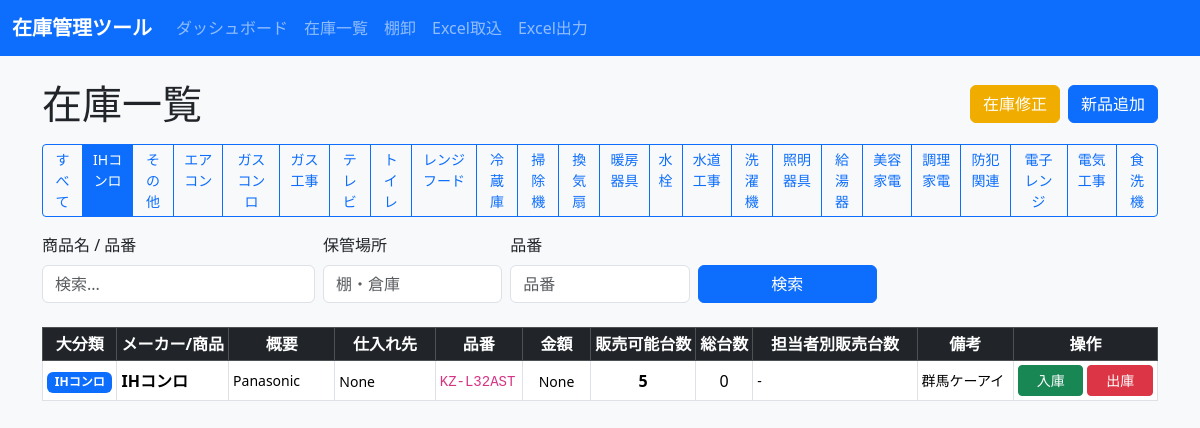
/inventory?big_category=IHコンロ&q=&sku=&location=, run on an earlier commit of the app's database.
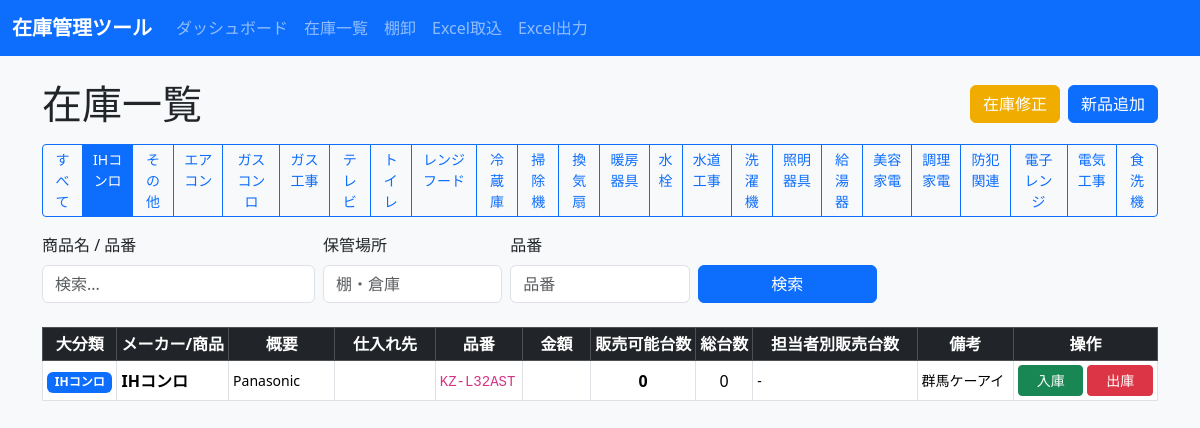
And on a later commit of the database.
### tables this page shows
CREATE TABLE products (
            id INTEGER PRIMARY KEY AUTOINCREMENT,
            source_sheet TEXT,
            source_row INTEGER,
            big_category TEXT,
            maker_or_product TEXT,
            overview TEXT,
            sku TEXT NOT NULL,
            stock_status TEXT,
            display_flag TEXT,
            available_stock INTEGER NOT NULL DEFAULT 0,
            total_stock INTEGER NOT NULL DEFAULT 0,
            reorder_point INTEGER NOT NULL DEFAULT 0,
            staff_stock_json TEXT,
            notes TEXT,
            imported_at TEXT,
            current_stock INTEGER NOT NULL DEFAULT 0,
            name TEXT NOT NULL,
            category TEXT,
            location TEXT,
            last_in_date TEXT,
            last_out_date TEXT,
            created_at TEXT NOT NULL,
            updated_at TEXT NOT NULL
        , supplier TEXT, amount TEXT);

### inventory_app/app.py (the view)
@app.route("/inventory")
def inventory():
    params = parse_search_args()
    edit_mode = request.args.get("edit") == "1"
    sql, values = build_product_query(params)
    conn = get_db_connection()
    products = conn.execute(sql, values).fetchall()
    big_categories_result = conn.execute(
        "SELECT DISTINCT big_category FROM products WHERE big_category IS NOT NULL AND big_category != '' ORDER BY big_category"
    ).fetchall()
    big_categories = [row[0] for row in big_categories_result]
    conn.close()
    return render_template(
        "inventory.html",
        products=products,
        params=params,
        big_categories=big_categories,
        edit_mode=edit_mode,
    )

### inventory_app/app.py (called while the page is built)
def get_db_connection():
    conn = sqlite3.connect(DB_PATH)
    conn.row_factory = sqlite3.Row
    return conn

def format_staff_stock_display(staff_stock_json):
    if not staff_stock_json:
        return "-"
    try:
        data = json.loads(staff_stock_json)
        non_zero = {k: v for k, v in data.items() if v != 0}
        if not non_zero:
            return "-"
        return Markup("<br>".join([f"{escape(k)}: {escape(v)}" for k, v in non_zero.items()]))
    except Exception:
        return "-"

def parse_search_args():
    return {
        "q": request.args.get("q", "", type=str).strip(),
        "sku": request.args.get("sku", "", type=str).strip(),
        "big_category": request.args.get("big_category", "", type=str).strip(),
        "location": request.args.get("location", "", type=str).strip(),
    }

### inventory_app/templates/inventory.html (shortened to what the changed rows need)
{% extends 'base.html' %}
{% block content %}
  <div class="d-flex justify-content-between align-items-center mb-3">
    <h1 class="mb-0">在庫一覧</h1>
  </div>
  <div class="table-responsive">
    <table class="table table-bordered table-hover align-middle table-sm stock-table">
      <thead class="table-dark sticky-top">
        <tr>
          <th class="text-center">大分類</th>
          <th>メーカー/商品</th>
          <th class="stock-table-overview">概要</th>
          <th class="stock-table-supplier">仕入れ先</th>
          <th class="stock-table-sku">品番</th>
          <th class="text-center stock-table-amount">金額</th>
          <th class="text-center">販売可能台数</th>
          <th class="text-center">総台数</th>
          <th class="stock-table-staff">担当者別販売台数</th>
          <th class="stock-table-notes">備考</th>
          <th class="text-center stock-table-actions-col">操作</th>
        </tr>
      </thead>
      <tbody>
        {% for product in products %}
          {% set status = '' %}
          {% set status_color = '' %}
          {% if product.available_stock == 0 %}
            {% set status = '在庫0' %}
            {% set status_color = 'bg-danger bg-opacity-10' %}
          {% elif product.reorder_point > 0 and product.available_stock <= product.reorder_point %}
            {% set status = '低在庫' %}
            {% set status_color = 'bg-warning bg-opacity-10' %}
          {% else %}
            {% set status = '正常' %}
            {% set status_color = 'bg-success bg-opacity-10' %}
          {% endif %}
          <tr class="{{ status_color }}">
            <td class="text-center"><span class="badge bg-primary">{{ product.big_category }}</span></td>
            <td><strong>{{ product.maker_or_product }}</strong></td>
            <td class="stock-table-overview"><small>{{ product.overview }}</small></td>
            <td class="stock-table-supplier"><small>{{ product.supplier }}</small></td>
            <td class="stock-table-sku"><code>{{ product.sku }}</code></td>
            <td class="text-center stock-table-amount"><small>{{ product.amount }}</small></td>
            <td class="text-center"><strong>{{ product.available_stock }}</strong></td>
            <td class="text-center">{{ product.total_stock }}</td>
            <td class="stock-table-staff"><small>{{ product.staff_stock_json | format_staff_stock }}</small></td>
            <td class="stock-table-notes"><small>{{ product.notes }}</small></td>
            <td class="stock-table-actions-col">
              {% if edit_mode %}
                <a href="{{ url_for('inventory_edit', product_id=product.id) }}" class="btn btn-sm btn-outline-warning w-100" title="修正">修正</a>
              {% else %}
                <div class="inventory-actions" role="group">
                  <a href="{{ url_for('stock_operate', product_id=product.id, type='inbound') }}" class="btn btn-sm btn-success" title="入庫">入庫</a>
                  <a href="{{ url_for('stock_operate', product_id=product.id, type='outbound') }}" class="btn btn-sm btn-danger" title="出庫">出庫</a>
                </div>
              {% endif %}
            </td>
          </tr>
        {% else %}
          <tr>
            <td colspan="11" class="text-center text-muted py-4">
              <i class="bi bi-inbox"></i> 該当する商品が見つかりません。
            </td>
          </tr>
        {% endfor %}
      </tbody>
    </table>
  </div>
{% endblock %}

What changed in the data, as far as the page shows it:
changed products "IHコンロ": available_stock "5" → "0"; supplier "None" → (not shown); amount "None" → (not shown)
